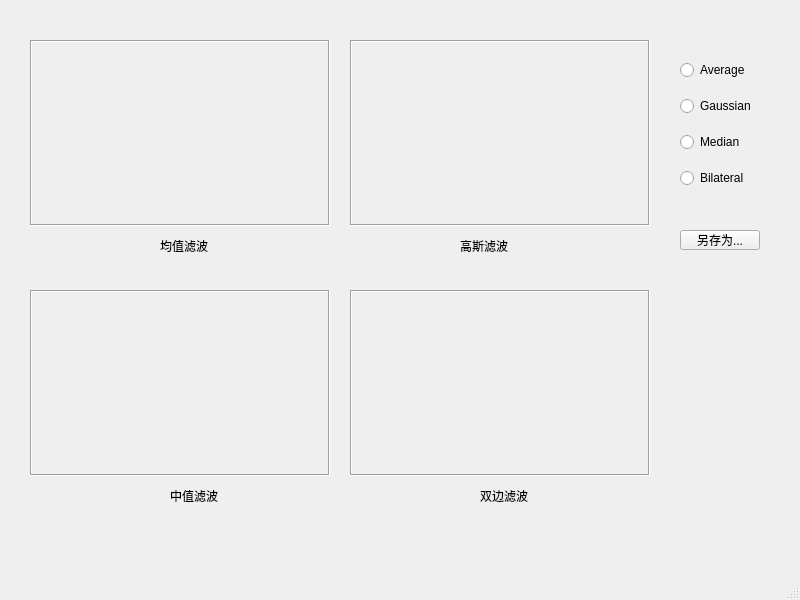
<?xml version="1.0" encoding="UTF-8"?>
<ui version="4.0">
 <class>MainWindow</class>
 <widget class="QMainWindow" name="MainWindow">
  <property name="geometry">
   <rect>
    <x>0</x>
    <y>0</y>
    <width>800</width>
    <height>600</height>
   </rect>
  </property>
  <property name="windowTitle">
   <string>MainWindow</string>
  </property>
  <widget class="QWidget" name="centralwidget">
   <widget class="QLabel" name="labBlurView">
    <property name="geometry">
     <rect>
      <x>30</x>
      <y>40</y>
      <width>300</width>
      <height>186</height>
     </rect>
    </property>
    <property name="frameShape">
     <enum>QFrame::Box</enum>
    </property>
    <property name="frameShadow">
     <enum>QFrame::Sunken</enum>
    </property>
    <property name="text">
     <string/>
    </property>
   </widget>
   <widget class="QLabel" name="labGaussianView">
    <property name="geometry">
     <rect>
      <x>350</x>
      <y>40</y>
      <width>300</width>
      <height>186</height>
     </rect>
    </property>
    <property name="frameShape">
     <enum>QFrame::Box</enum>
    </property>
    <property name="frameShadow">
     <enum>QFrame::Sunken</enum>
    </property>
    <property name="text">
     <string/>
    </property>
   </widget>
   <widget class="QLabel" name="label_3">
    <property name="geometry">
     <rect>
      <x>160</x>
      <y>240</y>
      <width>54</width>
      <height>12</height>
     </rect>
    </property>
    <property name="text">
     <string>均值滤波</string>
    </property>
   </widget>
   <widget class="QLabel" name="label_4">
    <property name="geometry">
     <rect>
      <x>460</x>
      <y>240</y>
      <width>54</width>
      <height>12</height>
     </rect>
    </property>
    <property name="text">
     <string>高斯滤波</string>
    </property>
   </widget>
   <widget class="QLabel" name="labMedianView">
    <property name="geometry">
     <rect>
      <x>30</x>
      <y>290</y>
      <width>300</width>
      <height>186</height>
     </rect>
    </property>
    <property name="frameShape">
     <enum>QFrame::Box</enum>
    </property>
    <property name="frameShadow">
     <enum>QFrame::Sunken</enum>
    </property>
    <property name="text">
     <string/>
    </property>
   </widget>
   <widget class="QLabel" name="labBilateralView">
    <property name="geometry">
     <rect>
      <x>350</x>
      <y>290</y>
      <width>300</width>
      <height>186</height>
     </rect>
    </property>
    <property name="frameShape">
     <enum>QFrame::Box</enum>
    </property>
    <property name="frameShadow">
     <enum>QFrame::Sunken</enum>
    </property>
    <property name="text">
     <string/>
    </property>
   </widget>
   <widget class="QLabel" name="label_7">
    <property name="geometry">
     <rect>
      <x>170</x>
      <y>490</y>
      <width>54</width>
      <height>12</height>
     </rect>
    </property>
    <property name="text">
     <string>中值滤波</string>
    </property>
   </widget>
   <widget class="QLabel" name="label_8">
    <property name="geometry">
     <rect>
      <x>480</x>
      <y>490</y>
      <width>54</width>
      <height>12</height>
     </rect>
    </property>
    <property name="text">
     <string>双边滤波</string>
    </property>
   </widget>
   <widget class="QPushButton" name="btnSave">
    <property name="geometry">
     <rect>
      <x>680</x>
      <y>230</y>
      <width>80</width>
      <height>20</height>
     </rect>
    </property>
    <property name="text">
     <string>另存为...</string>
    </property>
   </widget>
   <widget class="QWidget" name="">
    <property name="geometry">
     <rect>
      <x>680</x>
      <y>50</y>
      <width>91</width>
      <height>151</height>
     </rect>
    </property>
    <layout class="QVBoxLayout" name="verticalLayout">
     <item>
      <widget class="QRadioButton" name="rdbAverage">
       <property name="text">
        <string>Average</string>
       </property>
      </widget>
     </item>
     <item>
      <widget class="QRadioButton" name="rdbGaussian">
       <property name="text">
        <string>Gaussian</string>
       </property>
      </widget>
     </item>
     <item>
      <widget class="QRadioButton" name="rdbMedian">
       <property name="text">
        <string>Median</string>
       </property>
      </widget>
     </item>
     <item>
      <widget class="QRadioButton" name="rdbBilateral">
       <property name="text">
        <string>Bilateral</string>
       </property>
      </widget>
     </item>
    </layout>
   </widget>
  </widget>
  <widget class="QMenuBar" name="menubar">
   <property name="geometry">
    <rect>
     <x>0</x>
     <y>0</y>
     <width>800</width>
     <height>22</height>
    </rect>
   </property>
  </widget>
  <widget class="QStatusBar" name="statusbar"/>
 </widget>
 <resources/>
 <connections/>
</ui>
